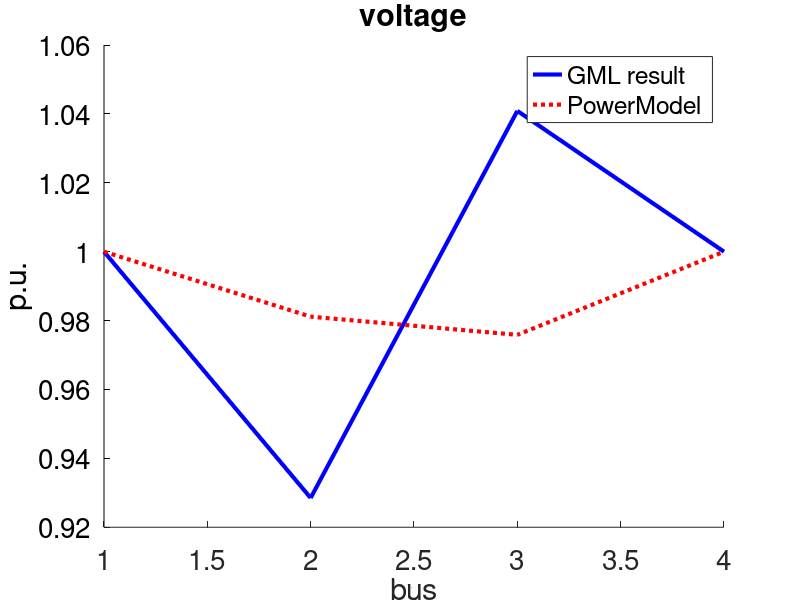
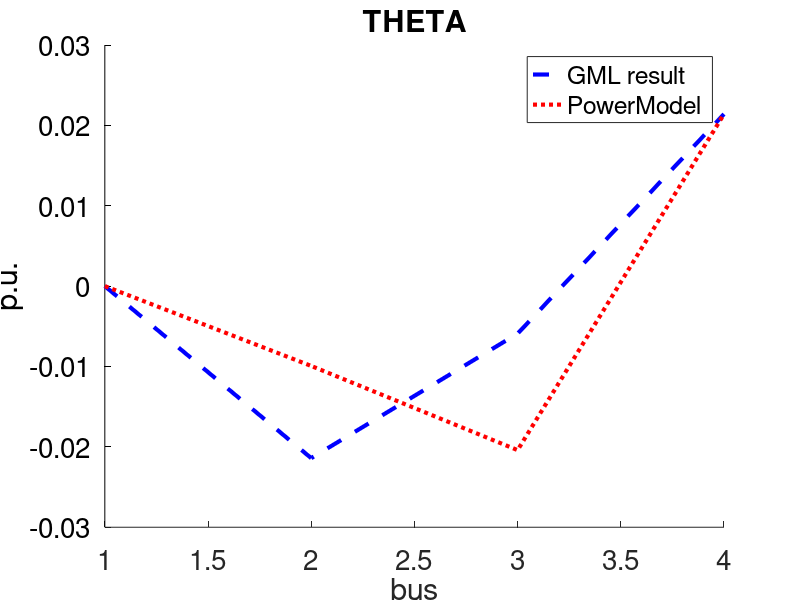
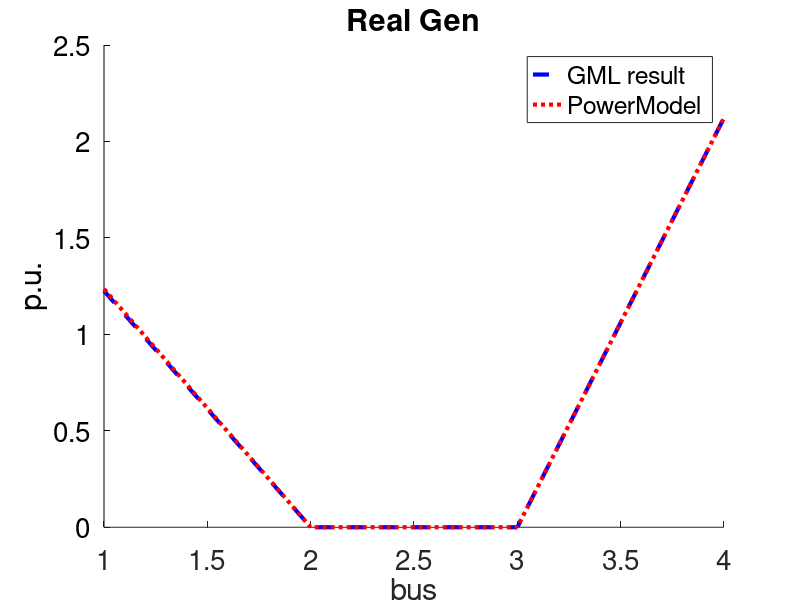
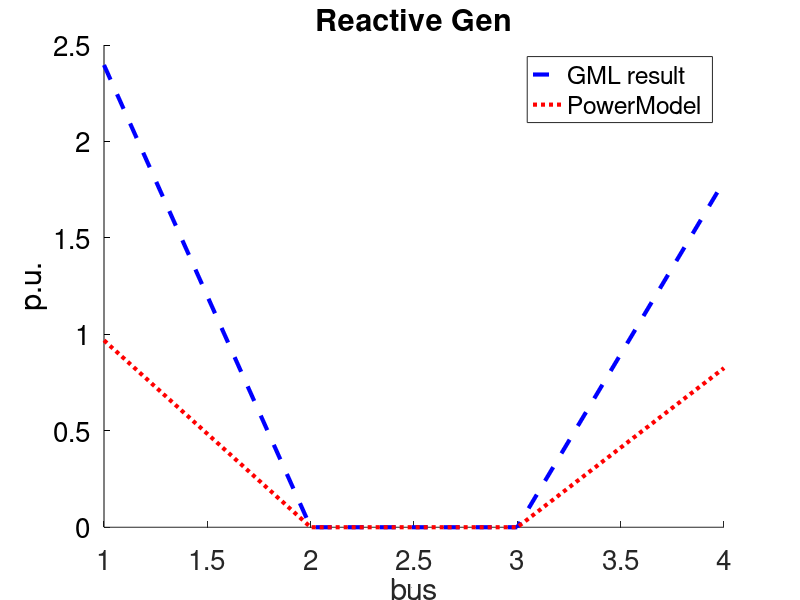

The MATLAB source for these figures, in order:
% Network Data
Pd_net=[0.336608, 1.14398, 1.32062, 0.535618];
Qd_net = [0.208629, 0.708931, 0.818389, 0.331949];

% PowerModels result
P_gen_star = [1.23518, 0, 0, 2.12222];
Q_gen_star = [0.968725, 0, 0, 0.82532];
voltage_star = [1, 0.981131, 0.975857, 1];
theta_star = [0, -0.00993128, -0.0204045, 0.0213993];

% GML result
P_gen = [1.225447093, 0, 0, 2.122222204];
Q_gen = [2.396199979, 0, 0, 1.794304374];
voltage = [1, 0.928504872, 1.040862763, 1];
theta = [0, -0.021402648, -0.005909534, 0.02139931];

% voltage difference
figure(1)
hold on
plot(1:4, voltage,'b','linestyle','-','linewidth',3);
plot(1:4, voltage_star,'r','linestyle',':','linewidth',3);
title('voltage')
xlabel('bus')
ylabel('p.u.')
set(gca,'Ycolor','black','FontSize',20)
legend('GML result','PowerModel')


figure(2)
hold on
plot(1:4, theta,'b','linestyle','--','linewidth',3);
plot(1:4, theta_star,'r','linestyle',':','linewidth',3);
title('THETA')
xlabel('bus')
ylabel('p.u.')
set(gca,'Ycolor','black','FontSize',20)
legend('GML result','PowerModel')

figure(3)
hold on
plot(1:4, P_gen,'b','linestyle','--','linewidth',3);
plot(1:4, P_gen_star,'r','linestyle',':','linewidth',3);
title('Real Gen')
xlabel('bus')
ylabel('p.u.')
set(gca,'Ycolor','black','FontSize',20)
legend('GML result','PowerModel')

figure(4)
hold on
plot(1:4, Q_gen,'b','linestyle','--','linewidth',3);
plot(1:4, Q_gen_star,'r','linestyle',':','linewidth',3);
title('Reactive Gen')
xlabel('bus')
ylabel('p.u.')
set(gca,'Ycolor','black','FontSize',20)
legend('GML result','PowerModel')


% P_inj =  -Pd_net + P_gen;
% Q_inj = -Qd_net + Q_gen;
% 
% [diff,diffreactive] = nodal_balance_lin(P_inj, Q_inj, theta, voltage,...
% G,B)
% 
% 
% 
% function [diff_real,diff_reactive] = nodal_balance(P,Q,theta,v,G,B)
% 
% diff_real = zeros(1,4);
% diff_reactive = zeros(1,4);
% loss_real = zeros(1,4);
% loss_reactive = zeros(1,4);
% for bus = 1:4
%     for bus_other = 1:4
%         loss_real(bus) = v(bus)*v(bus_other)*...
%             (G(bus,bus_other)*cos(theta(bus)-theta(bus_other))...
%             +B(bus,bus_other)*sin(theta(bus)-theta(bus_other)));
%         loss_reactive(bus) = v(bus)*v(bus_other)*...
%             (G(bus,bus_other)*sin(theta(bus)-theta(bus_other))...
%             -B(bus,bus_other)*cos(theta(bus)-theta(bus_other)));
%     end
%     diff_real(bus) = -P(bus)+loss_real(bus);
%     diff_reactive(bus) = -Q(bus)+loss_reactive(bus);
% end
% 
% 
% end
% 
% function [diff_real,diff_reactive] = nodal_balance_lin(P,Q,theta,v,G,B)
% 
% Pd_net=[0.336608, 1.14398, 1.32062, 0.535618];
% Qd_net = [0.208629, 0.708931, 0.818389, 0.331949];
% P_gen_star = [1.23518, 0, 0, 2.12222];
% Q_gen_star = [0.968725, 0, 0, 0.82532];
% v_star = [1, 0.981131, 0.975857, 1];
% theta_star = [0, -0.00993128, -0.0204045, 0.0213993];
% P_star =  -Pd_net + P_gen_star;
% Q_star = -Qd_net + Q_gen_star;
% 
% diff_real = zeros(1,4);
% diff_reactive = zeros(1,4);
% loss_real = zeros(1,4);
% loss_reactive = zeros(1,4);
% for bus = 1:4
%     for bus_other = 1:4
%         loss_real(bus) = (v(bus)-v_star(bus))*v_star(bus_other)*...
%             (G(bus,bus_other)*cos(theta_star(bus)-theta_star(bus_other))...
%             +B(bus,bus_other)*sin(theta_star(bus)-theta_star(bus_other)))...
%             +(v(bus_other)-v_star(bus_other))*v(bus)*...
%             (G(bus,bus_other)*cos(theta_star(bus)-theta_star(bus_other))...
%             +B(bus,bus_other)*sin(theta_star(bus)-theta_star(bus_other)))...
%             +v_star(bus)*v_star(bus_other)*(theta(bus)-theta_star(bus))*...
%             (-G(bus,bus_other)*cos(theta_star(bus)-theta_star(bus_other))...
%             +B(bus,bus_other)*sin(theta_star(bus)-theta_star(bus_other)))...
%             +v_star(bus)*v_star(bus_other)*(theta(bus_other)-theta_star(bus_other))*...
%             (G(bus,bus_other)*cos(theta_star(bus)-theta_star(bus_other))...
%             -B(bus,bus_other)*sin(theta_star(bus)-theta_star(bus_other)));
%         loss_reactive(bus) = v(bus)*v(bus_other)*...
%             (G(bus,bus_other)*sin(theta(bus)-theta(bus_other))...
%             -B(bus,bus_other)*cos(theta(bus)-theta(bus_other)));
%     end
%     diff_real(bus) = -P(bus)+P_star(bus)+loss_real(bus);
%     diff_reactive(bus) = -Q(bus)+loss_reactive(bus);
% end
% 
% 
% end
